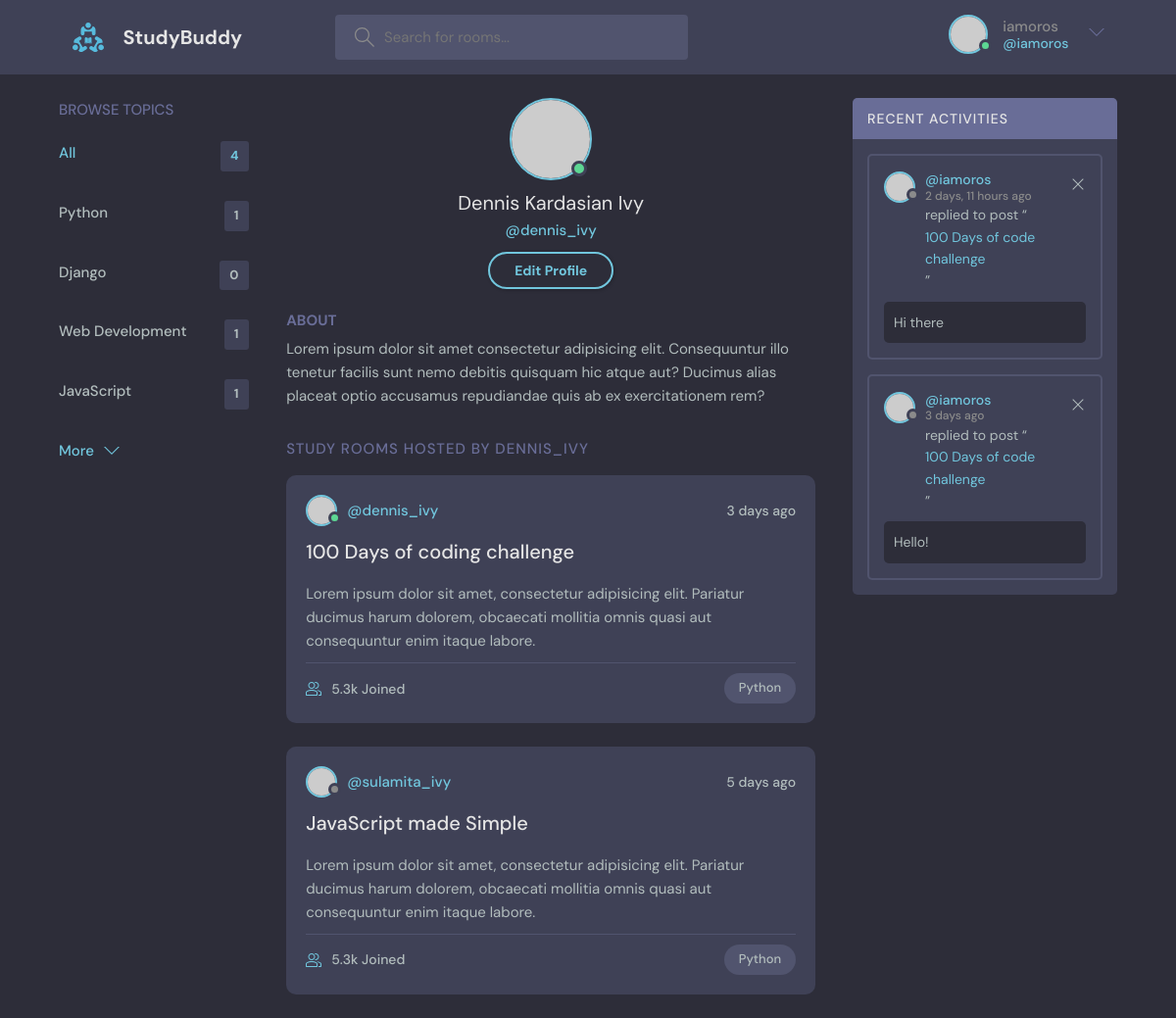
Screenshot of /profile/3 (signed in) with the database file from the repository.
### base/models.py (models this page shows, shortened)
class Topic(models.Model):
	name = models.CharField(max_length=200)

class Message(models.Model):
	user = models.ForeignKey(User, on_delete=models.CASCADE)
	room = models.ForeignKey(Room, on_delete=models.CASCADE)
	body = models.TextField()
	updated = models.DateTimeField(auto_now=True)
	created = models.DateTimeField(auto_now_add=True)
	class Meta:
		ordering = ['-updated', '-created']

class Room(models.Model):
	host = models.ForeignKey(User, on_delete=models.SET_NULL, null=True)
	topic = models.ForeignKey(Topic, on_delete=models.SET_NULL, null=True)
	name = models.CharField(max_length=200)
	description = models.TextField(null=True, blank=True)
	participants = models.ManyToManyField(User, related_name='participants', blank=True)
	updated = models.DateTimeField(auto_now=True)
	created = models.DateTimeField(auto_now_add=True)
	class Meta:
		ordering = ['-updated', '-created']
	def __str__(self):
		return self.name

### base/views.py (the view)
# urls.py: path('profile/<str:pk>', views.userProfile, name="user-profile"),
def userProfile(request, pk):
	user = User.objects.get(id=pk)
	rooms = user.room_set.all()
	room_messages = user.message_set.all()
	topics = Topic.objects.all()
	context = {
		'user': user,
		'rooms': rooms,
		'room_messages': room_messages,
		'topics': topics
	}
	return render(request, 'base/profile.html', context)

### base/templates/base/profile.html (shortened to what this page needs)
{% extends 'main.html' %}
{% block content %}
  <main class="profile-page layout layout--3">
    <div class="container">
      {% include 'base/topics_component.html' %}
      <div class="roomList">
        <div class="profile">
          <div class="profile__avatar">
            <div class="avatar avatar--large active">
              <img src="https://randomuser.me/api/portraits/men/11.jpg" />
            </div>
          </div>
          <div class="profile__info">
            <h3>Dennis Kardasian Ivy</h3>
            <p>@dennis_ivy</p>
            <a href="edit-user.html" class="btn btn--main btn--pill">Edit Profile</a>
          </div>
          <div class="profile__about">
            <h3>About</h3>
            <p>
              Lorem ipsum dolor sit amet consectetur adipisicing elit. Consequuntur illo tenetur
              facilis sunt nemo debitis quisquam hic atque aut? Ducimus alias placeat optio
              accusamus repudiandae quis ab ex exercitationem rem?
            </p>
          </div>
        </div>
        <div class="roomList__header">
          <div>
            <h2>Study Rooms Hosted by dennis_ivy</a>
            </h2>
          </div>
        </div>
        <div class="roomListRoom">
          <div class="roomListRoom__header">
            <a href="profile.html" class="roomListRoom__author">
              <div class="avatar avatar--small active">
                <img src="https://randomuser.me/api/portraits/men/11.jpg" />
              </div>
              <span>@dennis_ivy</span>
            </a>
            <div class="roomListRoom__actions">
              <span>3 days ago</span>
            </div>
          </div>
          <div class="roomListRoom__content">
            <a href="room.html">100 Days of coding challenge</a>
            <p>
              Lorem ipsum dolor sit amet, consectetur adipisicing elit. Pariatur ducimus harum
              dolorem, obcaecati mollitia omnis quasi aut consequuntur enim itaque labore.
            </p>
          </div>
          <div class="roomListRoom__meta">
            <a class="roomListRoom__joined">
              5.3k Joined
            </a>
            <p class="roomListRoom__topic">Python</p>
          </div>
        </div>
        <div class="roomListRoom">
          <div class="roomListRoom__header">
            <a href="profile.html" class="roomListRoom__author">
              <div class="avatar avatar--small">
                <img src="https://randomuser.me/api/portraits/women/11.jpg" />
              </div>
              <span>@sulamita_ivy</span>
            </a>
            <div class="roomListRoom__actions">
              <span>5 days ago</span>
            </div>
          </div>
          <div class="roomListRoom__content">
            <a href="room.html">JavaScript made Simple</a>
            <p>
              Lorem ipsum dolor sit amet, consectetur adipisicing elit. Pariatur ducimus harum
              dolorem, obcaecati mollitia omnis quasi aut consequuntur enim itaque labore.
            </p>
          </div>
          <div class="roomListRoom__meta">
            <a href="room.html" class="roomListRoom__joined">
              5.3k Joined
            </a>
            <p class="roomListRoom__topic">Python</p>
          </div>
        </div>
      </div>
      {% include 'base/activity_component.html' %}
    </div>
  </main>
  {% endblock content%}

### templates/navbar.html (shortened to what this page needs)
{% load static %}
<header class="header header--loggedIn">
	<div class="container">
	  <a href="{% url 'home' %}" class="header__logo">
		<img src="{% static 'images/logo.svg' %}" />
		<h1>StudyBuddy</h1>
	  </a>
	  <form class="header__search" method="GET" action="{% url 'home' %}">
		<label>
		  <input name="q" placeholder="Search for rooms..." />
		</label>
	  </form>
	  <nav class="header__menu">
		{% if request.user.is_authenticated %}
		<div class="header__user">
		  <a href="{% url 'user-profile' request.user.id %}">
			<div class="avatar avatar--medium active">
			  <img src="https://randomuser.me/api/portraits/men/37.jpg" />
			</div>
			<p>{{request.user.username}}<span>@{{request.user.username}}</span></p>
		  </a>
		  <button class="dropdown-button">
			<svg
			  version="1.1"
			  xmlns="http://www.w3.org/2000/svg"
			  width="32"
			  height="32"
			  viewBox="0 0 32 32"
			>
			  <title>chevron-down</title>
			  <path d="M16 21l-13-13h-3l16 16 16-16h-3l-13 13z"></path>
			</svg>
		  </button>
		</div>
		{% else %}
		<a href="{% url 'login' %}">
		  <img src="{% static 'images/avatar.svg' %}" />
		  <p>Login</p>
		</a>
		{% endif %}
	  </nav>
	</div>
  </header>

### base/templates/base/topics_component.html
<div class="topics">
	<div class="topics__header">
	  <h2>Browse Topics</h2>
	</div>
	<ul class="topics__list">
	  <li>
		<a href="{% url 'home' %}" class="active">All <span>{{topics.count}}</span></a>
	  </li>
	  {% for topic in topics %}
	  <li>
		<a href="{% url 'home' %}?q={{topic.name}}">{{topic.name}} <span>{{topic.room_set.all.count}}</span></a>
	  </li>
		{% endfor %}
	</ul>
	<a class="btn btn--link" href="topics.html">
	  More
	  <svg version="1.1" xmlns="http://www.w3.org/2000/svg" width="32" height="32" viewBox="0 0 32 32">
		<title>chevron-down</title>
		<path d="M16 21l-13-13h-3l16 16 16-16h-3l-13 13z"></path>
	  </svg>
	</a>
  </div>

### base/templates/base/activity_component.html
<div class="activities">
	<div class="activities__header">
	  <h2>Recent Activities</h2>
	</div>
	{% for message in room_messages %}
	<div class="activities__box">
	  <div class="activities__boxHeader roomListRoom__header">
		<a href="{% url 'user-profile' message.user.id %}" class="roomListRoom__author">
		  <div class="avatar avatar--small">
			<img src="https://randomuser.me/api/portraits/women/11.jpg" />
		  </div>
		  <p>
			@{{message.user}}
			<span>{{message.created|timesince}} ago</span>
		  </p>
		</a>
		{% if request.user == message.user %}
		<div class="roomListRoom__actions">
		  <a href="{% url 'delete-message' message.id %}">
			<svg version="1.1" xmlns="http://www.w3.org/2000/svg" width="32" height="32" viewBox="0 0 32 32">
			  <title>remove</title>
			  <path
				d="M27.314 6.019l-1.333-1.333-9.98 9.981-9.981-9.981-1.333 1.333 9.981 9.981-9.981 9.98 1.333 1.333 9.981-9.98 9.98 9.98 1.333-1.333-9.98-9.98 9.98-9.981z"
			  ></path>
			</svg>
		  </a>
		</div>
		{% endif %}
	  </div>
	  <div class="activities__boxContent">
		<p>replied to post “<a href="{% url 'room' message.room.id %}">{{message.room}}</a>”</p>
		<div class="activities__boxRoomContent">
			{{message.body}}
		</div>
	  </div>
	</div>
	{% endfor %}
  </div>

### rows the page displays
Topic: name "Python", room_set.all.count "1"
Topic: name "Django", room_set.all.count "0"
Topic: name "Web Development", room_set.all.count "1"
Topic: name "JavaScript", room_set.all.count "1"
Message: user "iamoros", created "2 days, 11 hours", room "100 Days of code challenge", body "Hi there"
Message: user "iamoros", created "3 days", room "100 Days of code challenge", body "Hello!"

### other values shown
{{ request.user.username }} "iamoros"
{{ topics.count }} "4"
